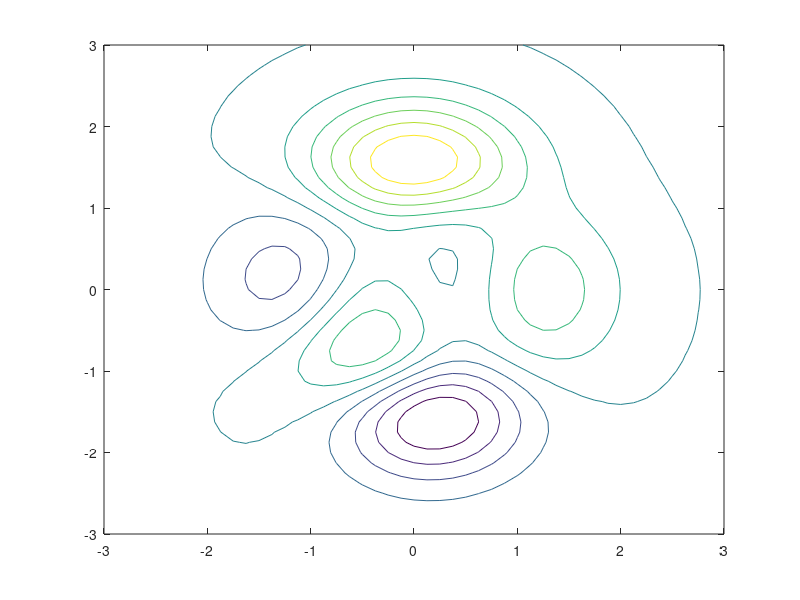

Reproduce this figure in MATLAB.
% Datele pentru grafic, sunt introduse prin functia 'peaks'
[x,y,z] = peaks;
% Creez graficul 2-D prin 'contour'
c = contour(x,y,z);
